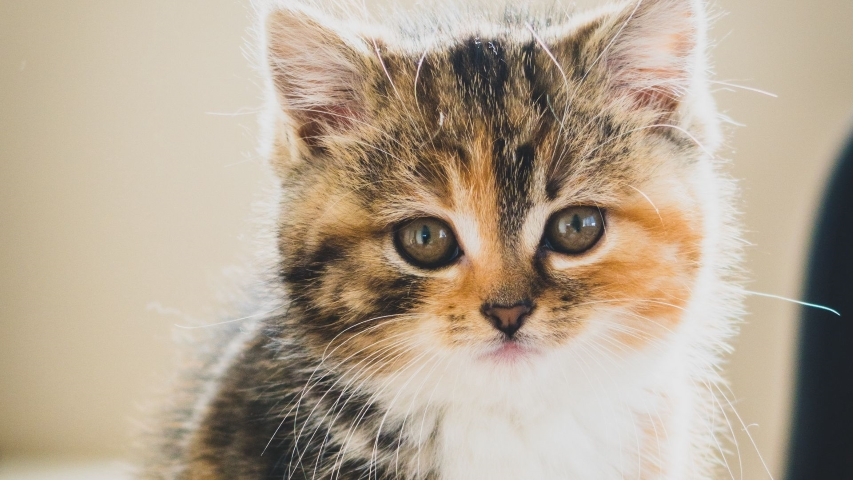
#> input picture images/cat.jpg, 853 x 480 px, found by its file name
$ python ocv03-04.py
#> lines starting #> are read from the running program, lines starting #| are printed output that depends on the picture
import cv2
import numpy as np

img1 = cv2.imread('images\cat.jpg')
#> img1 is the input picture: shape (480, 853, 3); mean B, G, R 146.3, 165.3, 180.1
img2 = img1[20:400, 250:700] # numpy.ndarray의 슬라이싱
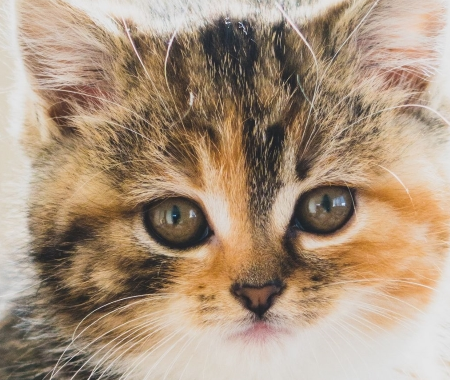
#> img2: shape (380, 450, 3); mean B, G, R 125.8, 147.8, 170
img3 = img1[20:400, 250:700].copy()
img2.fill(0)
#> img2: shape (380, 450, 3); every value is 0
cv2.imshow('img1', img1)
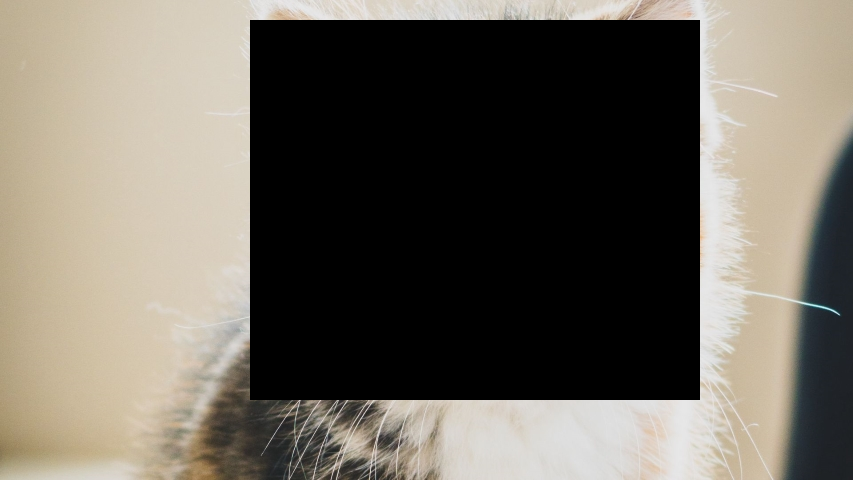
#> window 'img1': shape (480, 853, 3); mean B, G, R 93.8, 103.5, 109.1
cv2.imshow('img2', img2) # 검은색
cv2.imshow('img3', img3) # 부분 이미지
cv2.waitKey()
cv2.destroyAllWindows()

$ run again, with images/building.jpg copied over images/cat.jpg
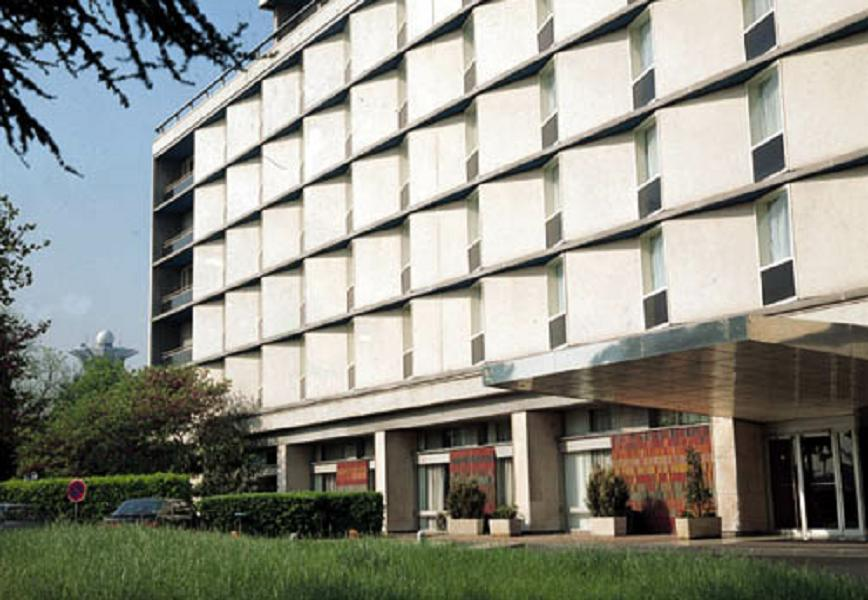
#> input picture images/building.jpg, 868 x 600 px, found by its file name
#> img1 is the input picture: shape (600, 868, 3); mean B, G, R 133.7, 143.6, 142.9
#> `img2 = img1[20:400, 250:700]`:
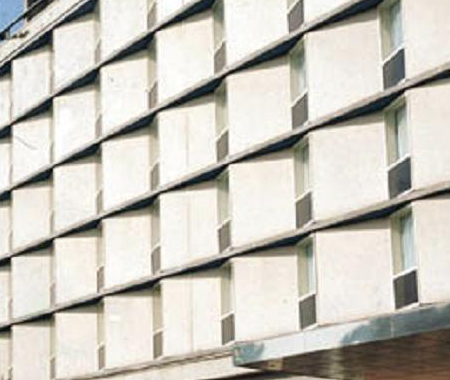
#> img2: shape (380, 450, 3); mean B, G, R 188.5, 197.1, 200.6
#> `cv2.imshow('img1', img1)`:
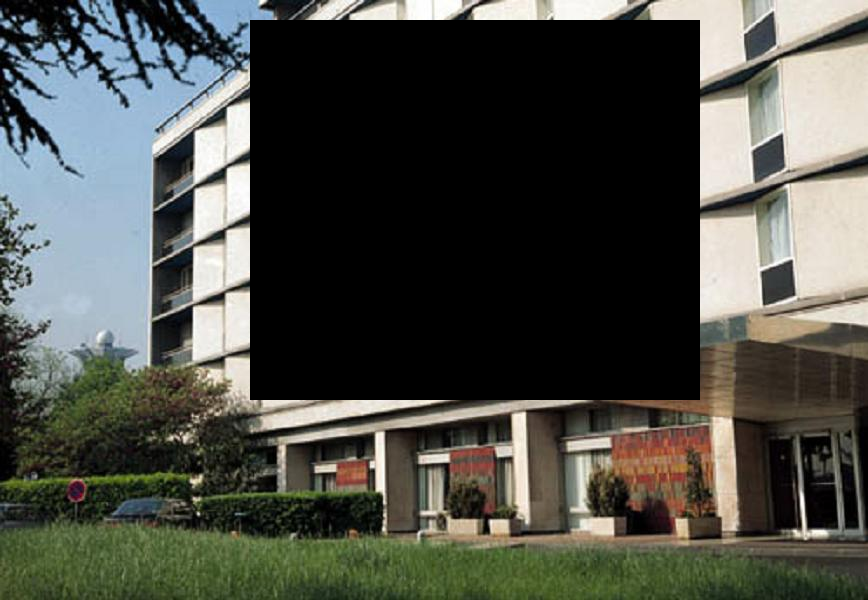
#> window 'img1': shape (600, 868, 3); mean B, G, R 71.8, 78.9, 77.1
